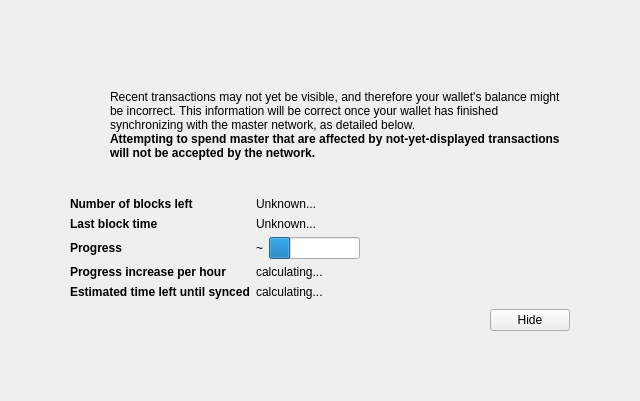
<?xml version="1.0" encoding="UTF-8"?>
<ui version="4.0">
 <class>ModalOverlay</class>
 <widget class="ModalOverlay" name="ModalOverlay">
  <property name="geometry">
   <rect>
    <x>0</x>
    <y>0</y>
    <width>640</width>
    <height>401</height>
   </rect>
  </property>
  <property name="windowTitle">
   <string>Form</string>
  </property>
  <layout class="QVBoxLayout" name="verticalLayout" stretch="0">
   <property name="sizeConstraint">
    <enum>QLayout::SetDefaultConstraint</enum>
   </property>
   <property name="leftMargin">
    <number>0</number>
   </property>
   <property name="topMargin">
    <number>0</number>
   </property>
   <property name="rightMargin">
    <number>0</number>
   </property>
   <property name="bottomMargin">
    <number>0</number>
   </property>
   <item>
    <widget class="QWidget" name="bgWidget" native="true">
     <property name="styleSheet">
      <string notr="true"/>
     </property>
     <layout class="QVBoxLayout" name="verticalLayoutMain" stretch="0">
      <property name="leftMargin">
       <number>60</number>
      </property>
      <property name="topMargin">
       <number>60</number>
      </property>
      <property name="rightMargin">
       <number>60</number>
      </property>
      <property name="bottomMargin">
       <number>60</number>
      </property>
      <item>
       <widget class="QWidget" name="contentWidget" native="true">
        <property name="styleSheet">
         <string notr="true"/>
        </property>
        <layout class="QVBoxLayout" name="verticalLayoutSub" stretch="1,0,0,0,0">
         <property name="spacing">
          <number>0</number>
         </property>
         <property name="leftMargin">
          <number>10</number>
         </property>
         <property name="topMargin">
          <number>10</number>
         </property>
         <property name="rightMargin">
          <number>10</number>
         </property>
         <property name="bottomMargin">
          <number>10</number>
         </property>
         <item>
          <layout class="QHBoxLayout" name="horizontalLayoutIconText" stretch="0,1">
           <property name="topMargin">
            <number>20</number>
           </property>
           <item>
            <layout class="QVBoxLayout" name="verticalLayoutIcon">
             <property name="leftMargin">
              <number>0</number>
             </property>
             <item>
              <widget class="QPushButton" name="warningIcon">
               <property name="enabled">
                <bool>false</bool>
               </property>
               <property name="text">
                <string/>
               </property>
               <property name="icon">
                <iconset>
                 <normaloff>:/icons/warning</normaloff>
                 <disabledoff>:/icons/warning</disabledoff>:/icons/warning</iconset>
               </property>
               <property name="iconSize">
                <size>
                 <width>48</width>
                 <height>48</height>
                </size>
               </property>
               <property name="flat">
                <bool>true</bool>
               </property>
              </widget>
             </item>
             <item>
              <spacer name="verticalSpacerWarningIcon">
               <property name="orientation">
                <enum>Qt::Vertical</enum>
               </property>
               <property name="sizeHint" stdset="0">
                <size>
                 <width>20</width>
                 <height>40</height>
                </size>
               </property>
              </spacer>
             </item>
            </layout>
           </item>
           <item>
            <layout class="QVBoxLayout" name="verticalLayoutInfoText">
             <property name="leftMargin">
              <number>0</number>
             </property>
             <property name="topMargin">
              <number>0</number>
             </property>
             <item>
              <widget class="QLabel" name="infoText">
               <property name="text">
                <string>Recent transactions may not yet be visible, and therefore your wallet's balance might be incorrect. This information will be correct once your wallet has finished synchronizing with the master network, as detailed below.</string>
               </property>
               <property name="textFormat">
                <enum>Qt::RichText</enum>
               </property>
               <property name="wordWrap">
                <bool>true</bool>
               </property>
              </widget>
             </item>
             <item>
              <widget class="QLabel" name="infoTextStrong">
               <property name="font">
                <font>
                 <weight>75</weight>
                 <bold>true</bold>
                </font>
               </property>
               <property name="text">
                <string>Attempting to spend master that are affected by not-yet-displayed transactions will not be accepted by the network.</string>
               </property>
               <property name="textFormat">
                <enum>Qt::RichText</enum>
               </property>
               <property name="wordWrap">
                <bool>true</bool>
               </property>
              </widget>
             </item>
             <item>
              <spacer name="verticalSpacerInTextSpace">
               <property name="orientation">
                <enum>Qt::Vertical</enum>
               </property>
               <property name="sizeHint" stdset="0">
                <size>
                 <width>20</width>
                 <height>40</height>
                </size>
               </property>
              </spacer>
             </item>
            </layout>
           </item>
          </layout>
         </item>
         <item>
          <spacer name="verticalSpacerAfterText">
           <property name="orientation">
            <enum>Qt::Vertical</enum>
           </property>
           <property name="sizeHint" stdset="0">
            <size>
             <width>20</width>
             <height>40</height>
            </size>
           </property>
          </spacer>
         </item>
         <item>
          <layout class="QFormLayout" name="formLayout">
           <property name="fieldGrowthPolicy">
            <enum>QFormLayout::FieldsStayAtSizeHint</enum>
           </property>
           <property name="horizontalSpacing">
            <number>6</number>
           </property>
           <property name="verticalSpacing">
            <number>6</number>
           </property>
           <property name="topMargin">
            <number>10</number>
           </property>
           <item row="0" column="0">
            <widget class="QLabel" name="labelNumberOfBlocksLeft">
             <property name="font">
              <font>
               <weight>75</weight>
               <bold>true</bold>
              </font>
             </property>
             <property name="text">
              <string>Number of blocks left</string>
             </property>
            </widget>
           </item>
           <item row="0" column="1">
            <widget class="QLabel" name="numberOfBlocksLeft">
             <property name="text">
              <string>Unknown...</string>
             </property>
            </widget>
           </item>
           <item row="1" column="0">
            <widget class="QLabel" name="labelLastBlockTime">
             <property name="font">
              <font>
               <weight>75</weight>
               <bold>true</bold>
              </font>
             </property>
             <property name="text">
              <string>Last block time</string>
             </property>
            </widget>
           </item>
           <item row="1" column="1">
            <widget class="QLabel" name="newestBlockDate">
             <property name="sizePolicy">
              <sizepolicy hsizetype="Maximum" vsizetype="Preferred">
               <horstretch>0</horstretch>
               <verstretch>0</verstretch>
              </sizepolicy>
             </property>
             <property name="text">
              <string>Unknown...</string>
             </property>
            </widget>
           </item>
           <item row="2" column="0">
            <widget class="QLabel" name="labelSyncDone">
             <property name="font">
              <font>
               <weight>75</weight>
               <bold>true</bold>
              </font>
             </property>
             <property name="text">
              <string>Progress</string>
             </property>
            </widget>
           </item>
           <item row="2" column="1">
            <layout class="QHBoxLayout" name="horizontalLayoutSync" stretch="0,1">
             <item>
              <widget class="QLabel" name="percentageProgress">
               <property name="text">
                <string>~</string>
               </property>
              </widget>
             </item>
             <item>
              <widget class="QProgressBar" name="progressBar">
               <property name="value">
                <number>24</number>
               </property>
               <property name="format">
                <string/>
               </property>
              </widget>
             </item>
            </layout>
           </item>
           <item row="4" column="0">
            <widget class="QLabel" name="labelProgressIncrease">
             <property name="font">
              <font>
               <weight>75</weight>
               <bold>true</bold>
              </font>
             </property>
             <property name="text">
              <string>Progress increase per hour</string>
             </property>
            </widget>
           </item>
           <item row="4" column="1">
            <widget class="QLabel" name="progressIncreasePerH">
             <property name="text">
              <string>calculating...</string>
             </property>
            </widget>
           </item>
           <item row="5" column="0">
            <widget class="QLabel" name="labelEstimatedTimeLeft">
             <property name="font">
              <font>
               <weight>75</weight>
               <bold>true</bold>
              </font>
             </property>
             <property name="text">
              <string>Estimated time left until synced</string>
             </property>
            </widget>
           </item>
           <item row="5" column="1">
            <widget class="QLabel" name="expectedTimeLeft">
             <property name="text">
              <string>calculating...</string>
             </property>
            </widget>
           </item>
          </layout>
         </item>
         <item>
          <layout class="QHBoxLayout" name="horizontalLayoutButtons">
           <property name="leftMargin">
            <number>10</number>
           </property>
           <property name="topMargin">
            <number>10</number>
           </property>
           <item>
            <spacer name="horizontalSpacer">
             <property name="orientation">
              <enum>Qt::Horizontal</enum>
             </property>
             <property name="sizeHint" stdset="0">
              <size>
               <width>40</width>
               <height>20</height>
              </size>
             </property>
            </spacer>
           </item>
           <item>
            <widget class="QPushButton" name="closeButton">
             <property name="text">
              <string>Hide</string>
             </property>
            </widget>
           </item>
          </layout>
         </item>
         <item>
          <layout class="QVBoxLayout" name="verticalLayout_2">
           <item>
            <spacer name="verticalSpacer">
             <property name="orientation">
              <enum>Qt::Vertical</enum>
             </property>
             <property name="sizeHint" stdset="0">
              <size>
               <width>20</width>
               <height>40</height>
              </size>
             </property>
            </spacer>
           </item>
          </layout>
         </item>
        </layout>
       </widget>
      </item>
     </layout>
    </widget>
   </item>
  </layout>
 </widget>
 <customwidgets>
  <customwidget>
   <class>ModalOverlay</class>
   <extends>QWidget</extends>
   <header>modaloverlay.h</header>
   <container>1</container>
  </customwidget>
 </customwidgets>
 <resources/>
 <connections/>
</ui>
